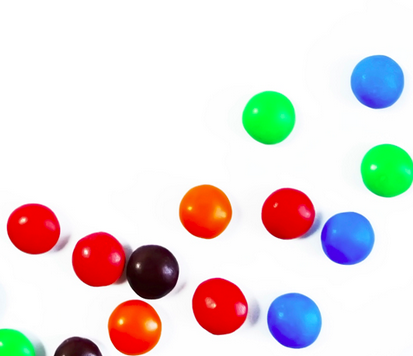
#> input picture images/smarties.png, 413 x 356 px, found by its file name
$ python CV_13_1_ObjectDetect.py
#> lines starting #> are read from the running program, lines starting #| are printed output that depends on the picture; after the words box and inside, x2 and y2 are one past the last pixel; in counts of white or black regions, pixels touching at a corner belong together
'''CV_13 Object detection
Initial use of upper and lower bounds
python -m venv .venv
source .venv/bin/activate
use the pyenv
use the 3.9.6 ('pyenv':venv)  version in the interpreter!!
no trackbars,  using fixed values for upper and lower boundaries
'''
import cv2
import numpy as np

while True:
    frame = cv2.imread('images/smarties.png')
#> frame is the input picture: shape (356, 413, 3); mean B, G, R 219.1, 220.4, 228.9
    hsv = cv2.cvtColor(frame,cv2.COLOR_BGR2HSV)
#> hsv: shape (356, 413, 3); mean H, S, V 27.8, 46.1, 247

    # trackbars are used to create lower and upper bounds

    l_b = np.array([100,45,55])
    u_b =np.array([130,255,255])
    mask = cv2.inRange(hsv,l_b,u_b)
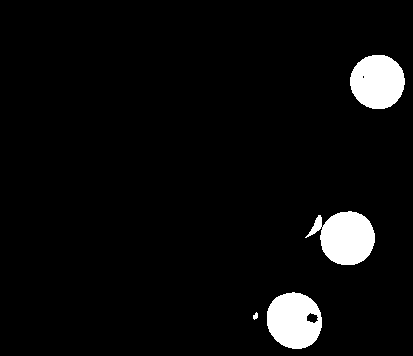
#> mask: shape (356, 413); 4.9% white; 4 white regions, box (x1, y1, x2, y2) and area: (305, 211, 375, 265) 2486, (267, 292, 322, 349) 2399, (350, 55, 405, 109) 2339, (253, 312, 258, 320) 27
    # now show mask on  the original image below
    res = cv2.bitwise_and(frame,frame,mask = mask)
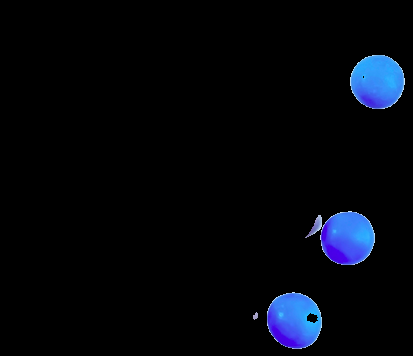
#> res: shape (356, 413, 3); mean B, G, R 12, 5.9, 3.4


    cv2.imshow('frame',frame)
    cv2.moveWindow('frame',0,0)
    cv2.imshow('mask',mask)
    cv2.moveWindow('mask',400,0)
    cv2.imshow('res',res)
    cv2.moveWindow('res',0,400)


    key = cv2.waitKey(1)
#> (key Esc is pressed here)
    if key == 27:
        break
    cv2.destroyAllWindows
